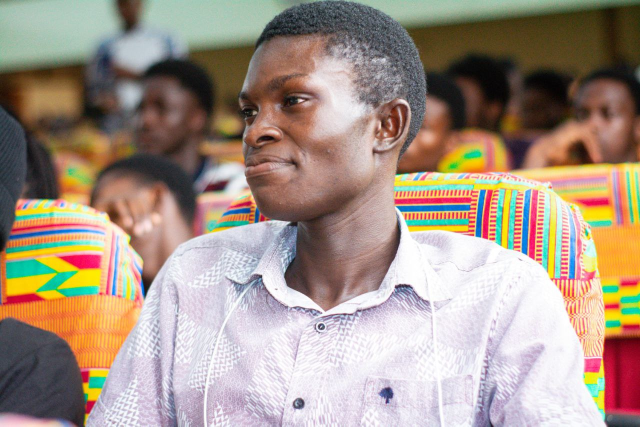
#> input picture photos/photo_5782648610926740550_y.jpg, 1280 x 853 px (shown at 1/2 size)
$ python colorChannels.py
#> lines starting #> are read from the running program, lines starting #| are printed output that depends on the picture
import cv2 as cv
import numpy as np

image = cv.imread('photos/photo_5782648610926740550_y.jpg')
#> image is the input picture: shape (853, 1280, 3); mean B, G, R 134.8, 148.3, 165.2

# resized function
def resize_frame(img, scale=0.7):
#> called with scale = 0.7
    width = int(img.shape[1]*scale)
#> width = 896
    height = int(img.shape[0]*scale)
#> height = 597

    dimensions = (width, height)
#> dimensions = (896, 597)
    resized_img = cv.resize(img, dimensions, interpolation=cv.INTER_AREA)
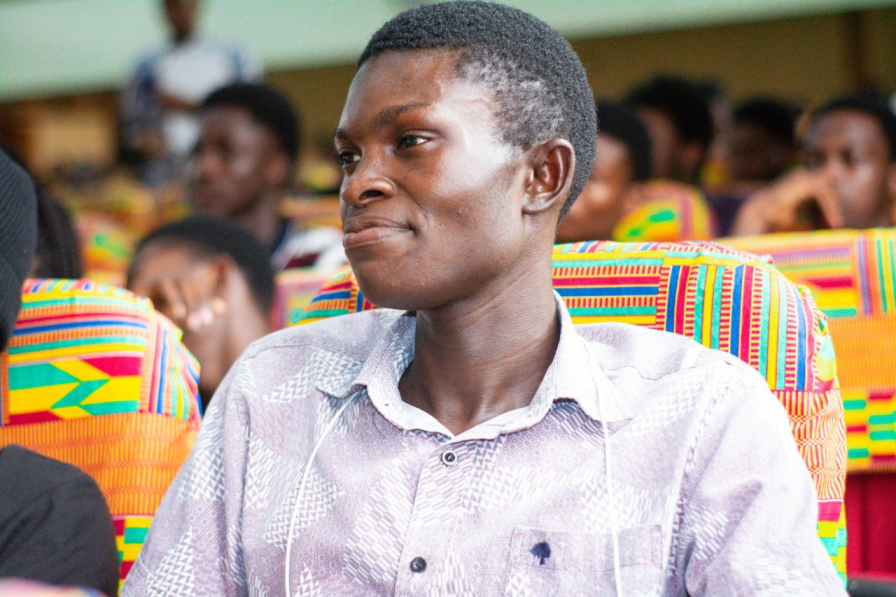
#> resized_img: shape (597, 896, 3); mean B, G, R 134.8, 148.3, 165.2
    return resized_img
image = resize_frame(image)
cv.imshow('img',image)

b,g,r = cv.split(image)
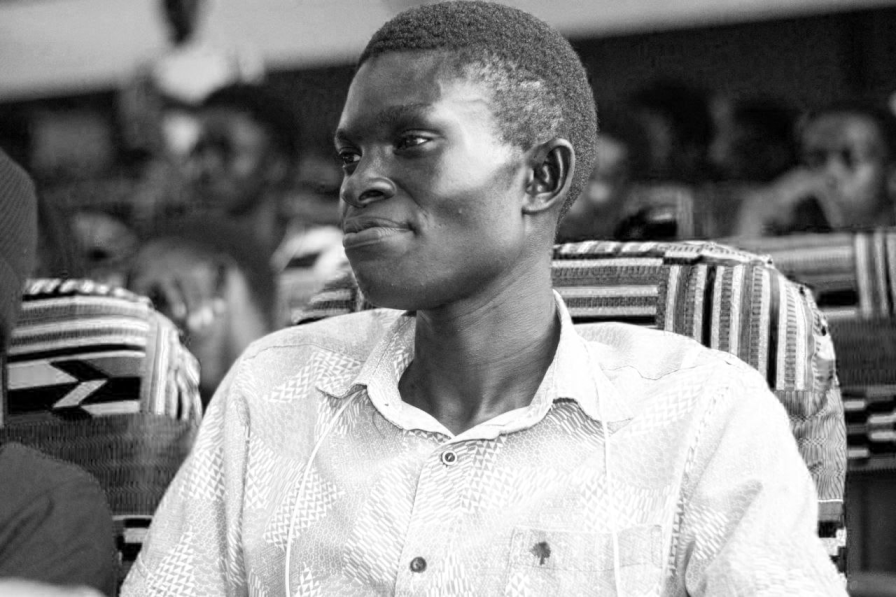
#> b: shape (597, 896); min 0, max 255, mean 134.8
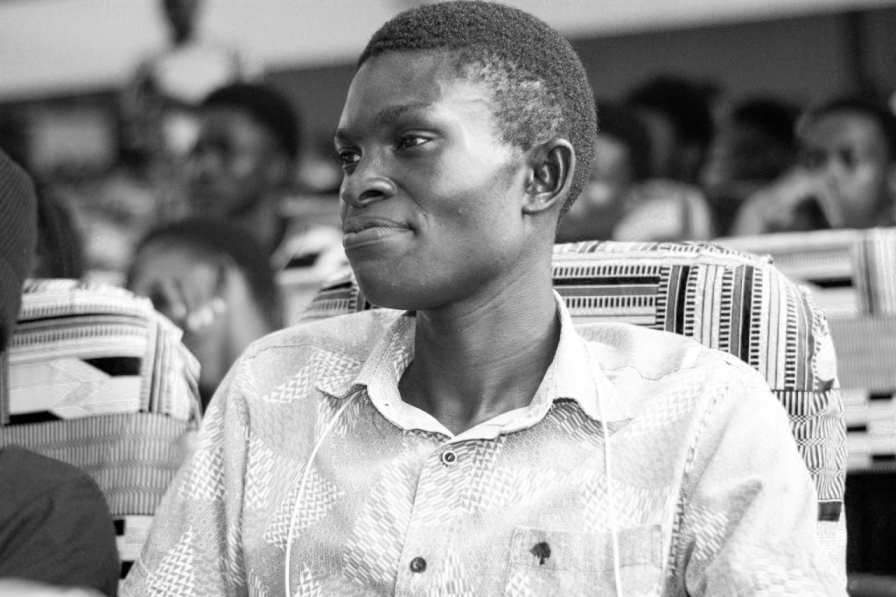
#> g: shape (597, 896); min 0, max 255, mean 148.3
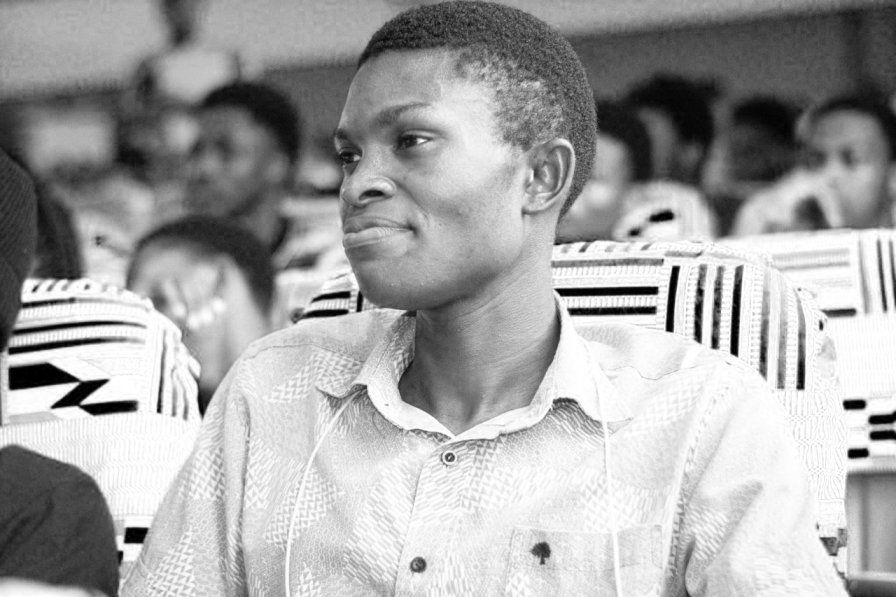
#> r: shape (597, 896); min 0, max 255, mean 165.2
cv.imshow('b',b)
cv.imshow('g',g)
cv.imshow('r', r)

merged = cv.merge([b,g,r])
cv.imshow('merged', merged)

# getting the actual b,g,r
blank = np.zeros(image.shape[:2], 'uint8')

b_merged = cv.merge([b,blank,blank])
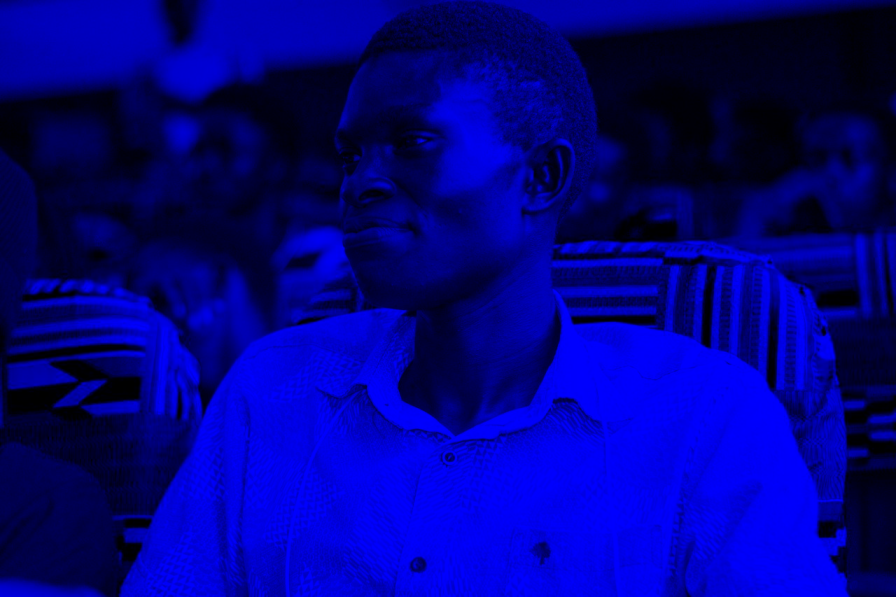
#> b_merged: shape (597, 896, 3); mean of channels 0, 1, 2 134.8, 0, 0; drawn as B, G, R
cv.imshow('col_merged', b_merged)

g_merge = cv.merge([blank,g,blank])
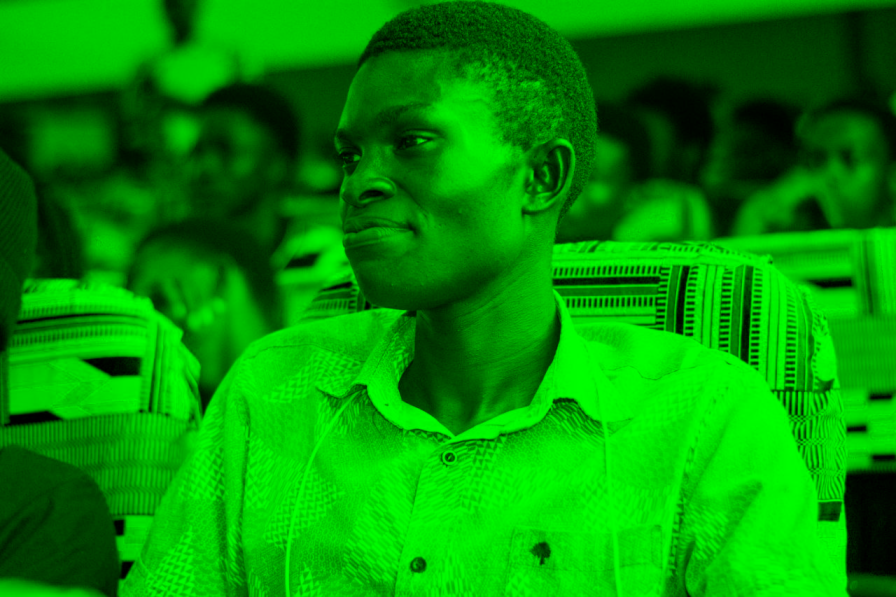
#> g_merge: shape (597, 896, 3); mean of channels 0, 1, 2 0, 148.3, 0; drawn as B, G, R
cv.imshow('g_merge',g_merge)

r_merge = cv.merge([blank,blank,r])
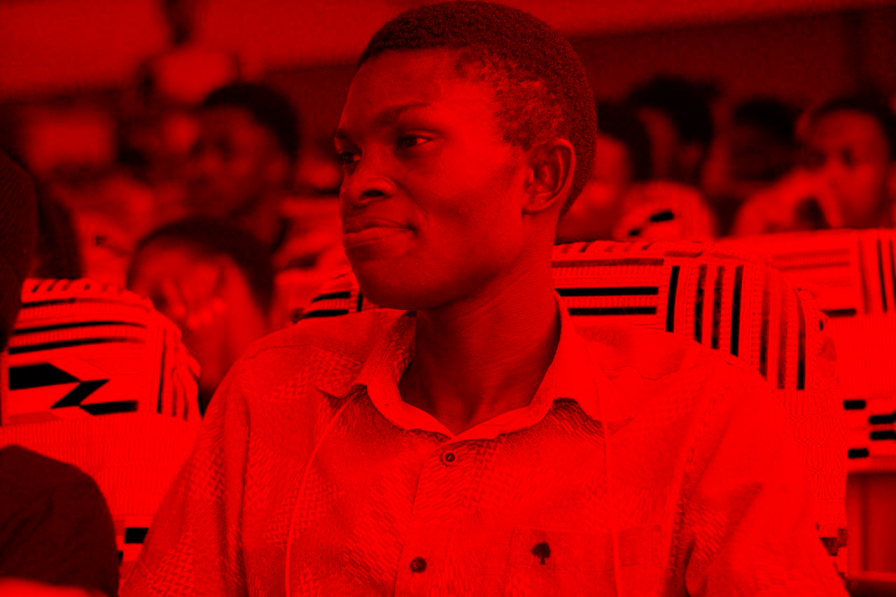
#> r_merge: shape (597, 896, 3); mean of channels 0, 1, 2 0, 0, 165.2; drawn as B, G, R
cv.imshow('r_merge',r_merge)

cv.waitKey(0)

$ run again, with photos/photo_5785046641491951809_y.jpg copied over photos/photo_5782648610926740550_y.jpg
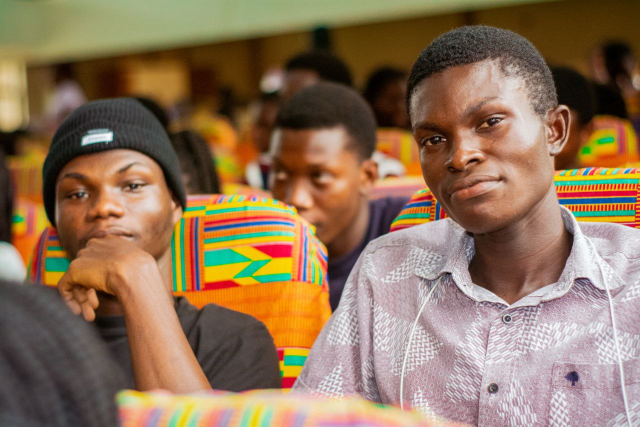
#> input picture photos/photo_5785046641491951809_y.jpg, 1280 x 853 px (shown at 1/2 size)
#> image is the input picture: shape (853, 1280, 3); mean B, G, R 88.8, 115.5, 142.7
#> `g_merge = cv.merge([blank,g,blank])`:
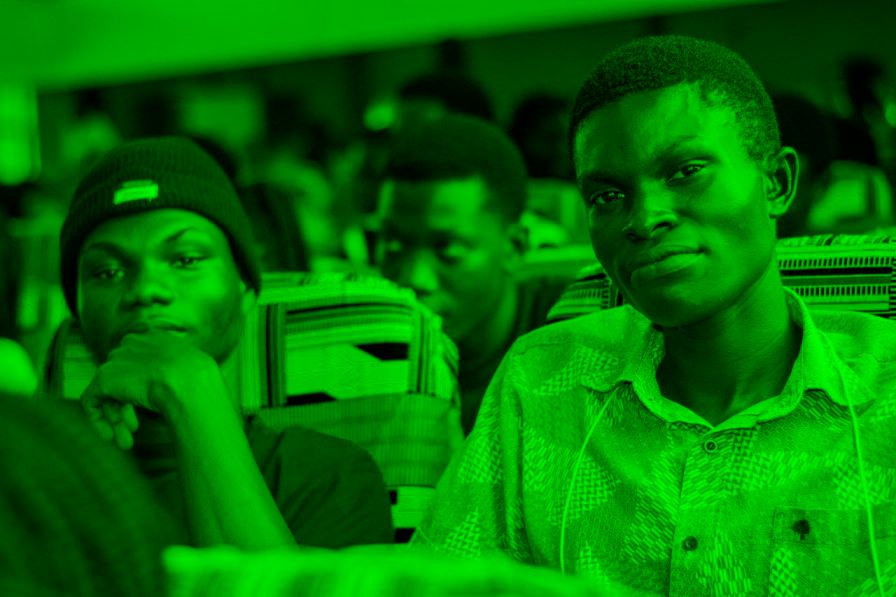
#> g_merge: shape (597, 896, 3); mean of channels 0, 1, 2 0, 115.5, 0; drawn as B, G, R
#> `r_merge = cv.merge([blank,blank,r])`:
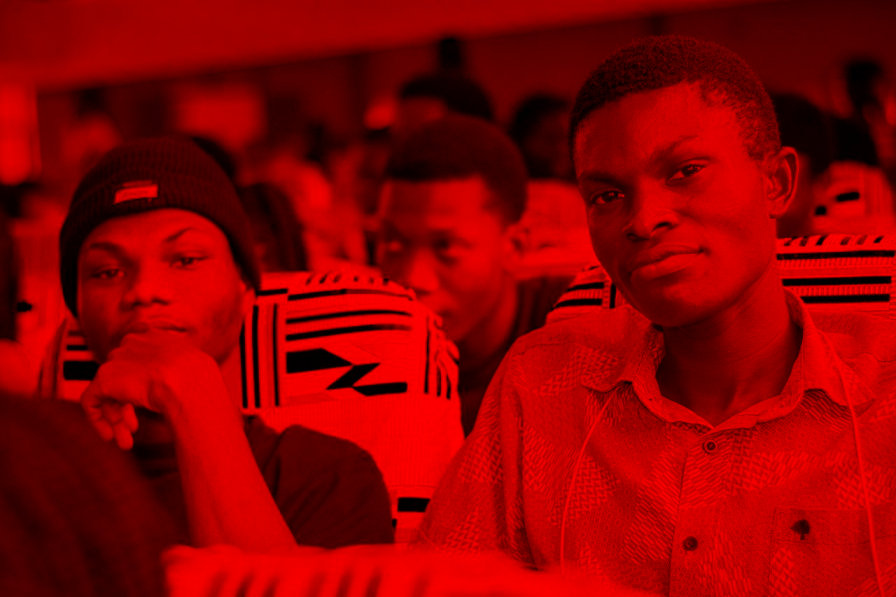
#> r_merge: shape (597, 896, 3); mean of channels 0, 1, 2 0, 0, 142.7; drawn as B, G, R
